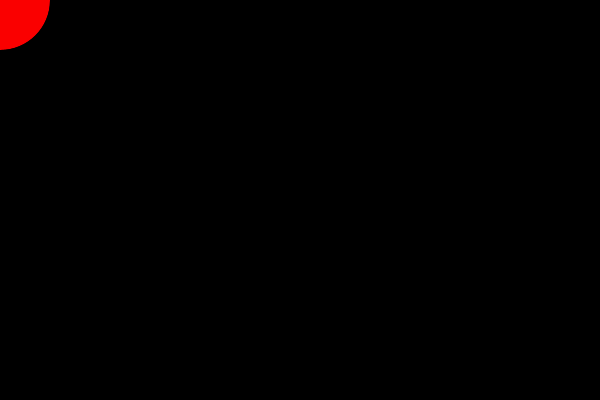
Frame 1 (no input)
Frame 60 (the mouse pressed at the canvas centre just before this capture): identical to frame 1, image omitted
Frame 120 (the mouse held since frame 60 and released just before this capture): blank canvas, image omitted

The Processing sketch that drew this single still picture (run headless with seeded random() and noise(); from frame 60 on, the mouse is pressed at the canvas centre):

// Processing sketch: DynamicFollowingCircle
// ── DynamicFollowingCircle.pde
//Jonathan Graydon
//Following Circle
//This program will make a circle follow the mouse cursor
//The circles size is based on its distance from the centre

void setup() {
    size(600, 400);
}

void draw() {
    background(0, 0, 0); // Clear the screen

    float centerX = width / 2.0;
    float centerY = height / 2.0;
    
    float distance = dist(mouseX, mouseY, centerX, centerY);
    float circleSize = map(distance, 0, dist(0, 0, centerX, centerY), 10, 100);
    fill(250, 0, 0);
    ellipse(mouseX, mouseY, circleSize, circleSize);
}
